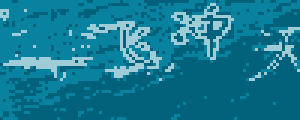
#> input picture cv2/do/test11.png, 100 x 40 px (shown 3 times larger)
$ python edge_close.py
#> lines starting #> are read from the running program, lines starting #| are printed output that depends on the picture
import cv2
import numpy as np
from matplotlib import pyplot as plt

img = cv2.imread('test11.png',0)
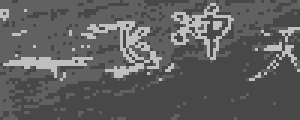
#> img: shape (40, 100) (shown 3 times larger); min 72, max 191, mean 94.6
edges = img
# edges = cv2.Canny(img,100,200)
kernel = np.ones((3,3),np.uint8)
res = cv2.morphologyEx(edges, cv2.MORPH_OPEN, kernel)
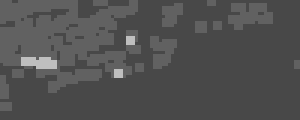
#> res: shape (40, 100) (shown 3 times larger); min 72, max 191, mean 80.9

# [6 lines of commented-out code are left out]

cv2.imshow('image', res)
cv2.waitKey(0)
cv2.destroyAllWindows()
# cv2.imwrite('tcolse1.png', res)

$ run again, with cv2/do/test1.png copied over cv2/do/test11.png
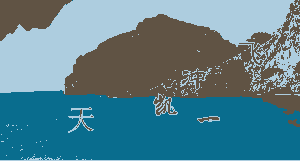
#> input picture cv2/do/test1.png, 300 x 161 px
#> `img = cv2.imread('test11.png',0)`:
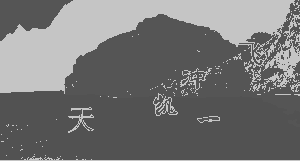
#> img: shape (161, 300); min 82, max 197, mean 117.2
#> `res = cv2.morphologyEx(edges, cv2.MORPH_OPEN, kernel)`:
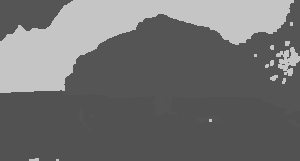
#> res: shape (161, 300); min 82, max 197, mean 112.5
